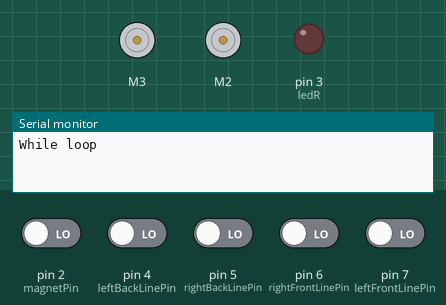
The sketch below on a simulated Arduino Uno, built with avr-gcc and run on an emulated ATmega328P. On the bench: 2 × DC motor (green arrow = forward, orange = backward, longer = faster), output pins drawn as LEDs (lit = HIGH), the last lines printed to the serial monitor. The inputs (shaded band) are chosen by the test bench; at power-on: pin 2 (magnetPin), pin 4 (leftBackLinePin), pin 5 (rightBackLinePin), pin 6 (rightFrontLinePin), pin 7 (leftFrontLinePin) LOW.

Above: at 1.2 s.
1.3 s: pin 4 (leftBackLinePin) driven HIGH
At 2.1 s:
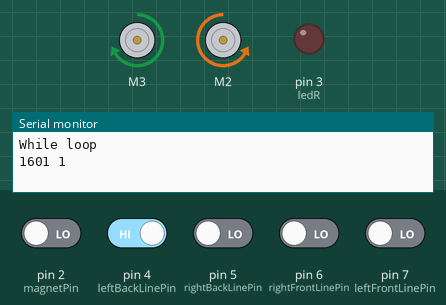
3.1 s: pin 6 (rightFrontLinePin) driven HIGH and pin 7 (leftFrontLinePin) driven HIGH
At 4.0 s:
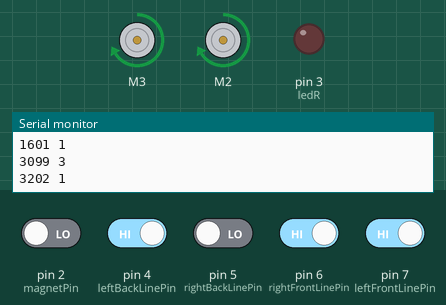
At 5.8 s:
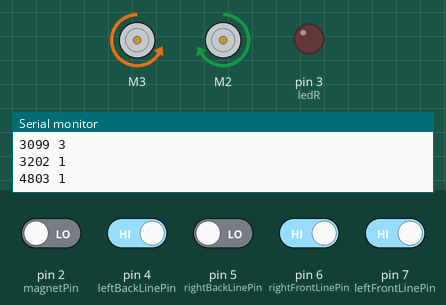
Timing chart, 0 to 7.3 s (numbered marks = the images above; inputs shaded):
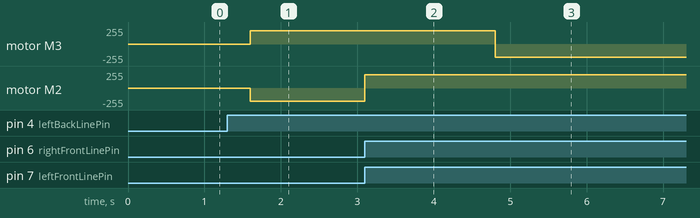

The sketch:

it_8_line.ino
```cpp
#include <Adafruit_MotorShield.h>

Adafruit_MotorShield AFMS = Adafruit_MotorShield();
Adafruit_DCMotor *motor1 = AFMS.getMotor(3);
Adafruit_DCMotor *motor2 = AFMS.getMotor(2);
bool moving = false;
int ledB = 1;
int ledR = 3;
int v3 = 0;
unsigned long previousTime = millis();
unsigned long lastNodeDetectTime = millis();
int ledState = LOW;
int magnet = 0;
int magnetPin = 2;
int leftFrontLinePin = 7;
int rightFrontLinePin = 6;
int leftBackLinePin = 4;
int rightBackLinePin = 5;
int leftFrontLine = 0;
int rightFrontLine = 0;
int leftBackLine = 0;
int rightBackLine = 0;

int ultraSoundDistance = 0;
int timeOfFlightDistance = 0;

int smallLoop[16] = {1,3,1,1,4,1,4,1,1,1,1,4,1,4,1,1};
bool lineMode = true;

void setup(){
  Serial.begin(9600);
  if (!AFMS.begin()) {         // create with the default frequency 1.6KHz
  // if (!AFMS.begin(1000)) {  // OR with a different frequency, say 1KHz
    Serial.println("Could not find Motor Shield. Check wiring.");
  while (1);
  }
  pinMode(ledB, OUTPUT);
  pinMode(ledR, OUTPUT);
  pinMode(magnetPin, INPUT);
  pinMode(leftFrontLine, INPUT);
  pinMode(rightFrontLine, INPUT);
}

void loop(){
  unsigned long currentTime = millis();
  if((currentTime - previousTime > 500) and moving) {
    previousTime = currentTime;
    // flashing light
    if (ledState == HIGH) {
      ledState = LOW;
    }
    else {
      ledState = HIGH;
    }
    digitalWrite(ledB, ledState);
  }
  magnet_test();

  if(lineMode){
    grid();
  } else {
    field();
  }
}

void lineFollow(){
    leftFrontLine = digitalRead(leftFrontLinePin);
    rightFrontLine = digitalRead(rightFrontLinePin);
    leftBackLine = digitalRead(leftBackLinePin);
    rightBackLine = digitalRead(rightBackLinePin);

    if(leftFrontLine == HIGH and rightFrontLine == HIGH){
      motor(1, 200);
      moving = true;
    }
    else if(leftFrontLine == LOW and rightFrontLine == HIGH){
        motor1->run(FORWARD);
        motor2->run(FORWARD);
        motor2->setSpeed(70);
        motor1->setSpeed(225);
        moving = true;
     }
    else if(leftFrontLine == HIGH and rightFrontLine == LOW){
        motor1->run(FORWARD);
        motor2->run(FORWARD);
        motor2->setSpeed(225);
        motor1->setSpeed(70);
        moving = true;
      }

}

void lock_onto_block(){
  //ultraSound = digitalRead(ultraSound);
  //timeOfFlight = digitalRead(timeOfFlight);


}

//{1,3,1,1,4,1,4,1,1,1,1,1,4,1,4,1,1}

void grid(){
  //assumes starting in starting box facing towards field
  // NEXT: implement scanning for blocks en route, dropping off blocks, ending up in centre of long edge of field after both blocks dropped off
  // and turn lineMode to false after both grid blocks collected
  int i = 0;
  Serial.println("While loop");
  while(smallLoop[i] == 1){
    leftBackLine = digitalRead(leftBackLinePin);
    rightBackLine = digitalRead(rightBackLinePin);
    leftFrontLine = digitalRead(leftFrontLinePin);
    rightFrontLine = digitalRead(rightFrontLinePin);
    lineFollow();
    unsigned long currentNodeDetectTime = millis();

    if((leftBackLine == HIGH or rightBackLine == HIGH) and currentNodeDetectTime - lastNodeDetectTime > 1600) {
      lastNodeDetectTime = currentNodeDetectTime;
      currentNodeDetectTime = millis();
      Serial.print(currentNodeDetectTime);
      Serial.print(" ");
      Serial.print(smallLoop[i]);
      Serial.println(" ");
      i++;
      if (smallLoop[i]==3){ // turn right
         while(leftFrontLine == HIGH and rightFrontLine == HIGH){
          motor(3,200); //turn right until off line
          leftFrontLine = digitalRead(leftFrontLinePin);
          rightFrontLine = digitalRead(rightFrontLinePin);
         }while(leftFrontLine == LOW or rightFrontLine == LOW){
          motor(3,200); //turn right until on new line
          leftFrontLine = digitalRead(leftFrontLinePin);
          rightFrontLine = digitalRead(rightFrontLinePin);
         }
          currentNodeDetectTime = millis();
          Serial.print(currentNodeDetectTime);
          Serial.print(" ");
          Serial.print(smallLoop[i]);
          Serial.println(" ");
          i++;
    } else if (smallLoop[i]==4){ // turn left
         while(leftFrontLine == HIGH and rightFrontLine == HIGH){
          motor(4,200);
          leftFrontLine = digitalRead(leftFrontLinePin);
          rightFrontLine = digitalRead(rightFrontLinePin);
         } while(leftFrontLine == LOW or rightFrontLine == LOW){
          motor(4,200);
          leftFrontLine = digitalRead(leftFrontLinePin);
          rightFrontLine = digitalRead(rightFrontLinePin);
         }
         currentNodeDetectTime = millis();
         Serial.print(currentNodeDetectTime);
         Serial.print(" ");
         Serial.print(smallLoop[i]);
         Serial.println(" ");
         i++;
  }
  currentNodeDetectTime = millis();
}
}
}

void scan_field(){
  //assumes starting at centre of long edge of field facing into field
  while(leftFrontLine == LOW or rightFrontLine == LOW){
    motor(4,200); //slower than usual turn
    leftFrontLine = digitalRead(leftFrontLinePin);
    rightFrontLine = digitalRead(rightFrontLinePin);
  }
  //scan from left to right
  while(leftFrontLine == HIGH and rightFrontLine == HIGH and ultraSoundDistance > 170){
    motor(3,100); //slower than usual turn
    leftFrontLine = digitalRead(leftFrontLinePin);
    rightFrontLine = digitalRead(rightFrontLinePin);
  } while(leftFrontLine == LOW and rightFrontLine == LOW and ultraSoundDistance > 170){
    motor(3,100);
    leftFrontLine = digitalRead(leftFrontLinePin);
    rightFrontLine = digitalRead(rightFrontLinePin);
  }
}

void return_block(){
  //How to do a 180 turn??!!
  magnet = digitalRead(magnetPin);
  if (magnet == HIGH) {
    digitalWrite(ledR, HIGH);
  } else {
    digitalWrite(ledR,LOW);
  }
}

void field(){
  scan_field();
  lock_onto_block();
  return_block();
  scan_field();
  lock_onto_block();
  return_block();
}


void speeed_up(int speeed){
  /*
  uint8_t i;
  for (i=0; i<speeed; i++) {
     motor1->setSpeed(i);
     motor2->setSpeed(i);
     delay(10);
  }
  for (i=speeed;i>0;i--) {
     motor1->setSpeed(i);
     motor2->setSpeed(i);
     delay(10);
  }
  */
     motor1->setSpeed(speeed);
     motor2->setSpeed(speeed);
}

void motor(int dir,int speeed){
 // motor1->setSpeed(speeed);
 // motor2->setSpeed(speeed);
  switch (dir){
    case 0: //OFF
      motor1->run(RELEASE);
      motor2->run(RELEASE);
      break;
    case 1: //FORWARD
      motor1->run(FORWARD);
      motor2->run(FORWARD);
      speeed_up(speeed);
      break;
    case 2: //BACKWARD
      motor1->run(BACKWARD);
      motor2->run(BACKWARD);
      speeed_up(speeed);
      break;
    case 3: // TURN RIGHT
      motor1->run(FORWARD);
      motor2->run(BACKWARD);
      speeed_up(speeed);
      break;
    case 4: // TURN LEFT
      motor2->run(FORWARD);
      motor1->run(BACKWARD);
      speeed_up(speeed);
      break;
  }
  if (dir != 0){
    moving = true;
  }else{
    moving = false;
  }
  /*
  if(dir == 0){
  motor1->run(RELEASE);
  motor2->run(RELEASE);
}

  if(dir == 1){
  motor1->run(FORWARD);
  motor2->run(FORWARD);
  */
}

void magnet_test(){
  magnet = digitalRead(magnetPin); // read input value
  if (magnet == HIGH) { // check if the input is HIGH
    digitalWrite(ledR, HIGH);
  } else {
    digitalWrite(ledR,LOW);
  }
}
```

Measured:
- after the input at 1.3 s, motor M3: stopped → forward 200/255 after 0.30 s; motor M2: stopped → backward 200/255 after 0.30 s
- after the input at 3.1 s, motor M3: forward 200/255 → backward 200/255 after 1.7 s; motor M2: backward 200/255 → forward 200/255 at once
